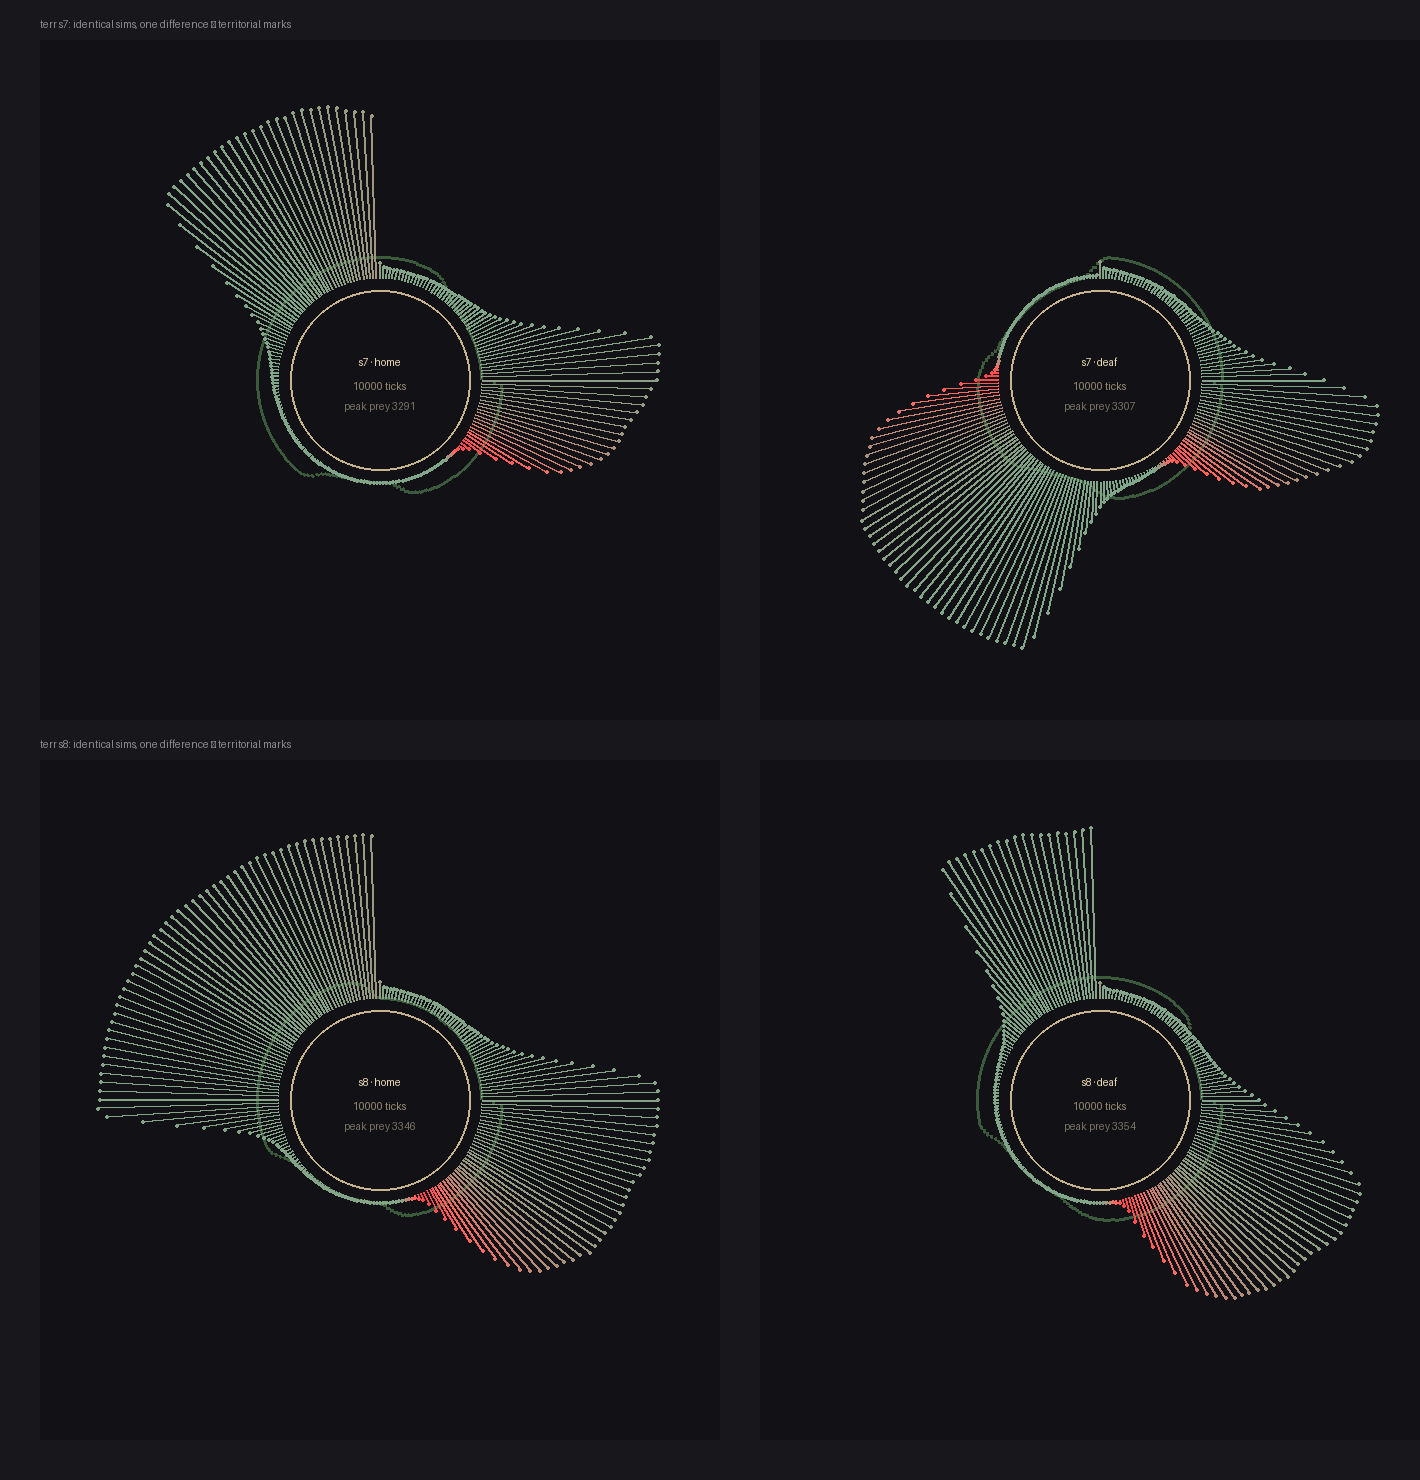

Reproduce this figure in Python.
"""runseal.py — печать конкретного прогона (Ex Libris эксперимента).

Named step from INTERESTS: each significant run gets a seal —
a procedural glyph built from its own metrics.

Design: a circular wreath. Each census tick maps to an angle;
prey population -> petal length (radial), predator count ->
petal warmth (red), food -> base ring thickness. Same layout,
same data -> same seal: the run is reproducible, so is its
stamp. Paired runs (terr home vs deaf — differ only in the
mark mechanic) produce paired seals where the visible
difference IS the experiment.

Output: runseal.png — paired seals for terr s7/s8 pairs.
"""

import csv
import math
import os
from PIL import Image, ImageDraw

R_IN, R_OUT = 90, 300
TILE = 2 * (R_OUT + 40)


def load(path):
    rows = list(csv.DictReader(open(path)))
    return rows


def seal(rows, label):
    """Rows -> tile image with the wreath + caption."""
    img = Image.new('RGB', (TILE, TILE), (18, 18, 22))
    dr = ImageDraw.Draw(img)
    cx = cy = TILE // 2
    n = len(rows)
    prey = [float(r['pop_prey']) for r in rows]
    pred = [float(r['pop_pred']) for r in rows]
    food = [float(r['food']) for r in rows]
    pmax = max(prey) or 1
    fmax = max(food) or 1
    prmax = max(pred) or 1

    # base ring — food level modulates thickness
    for i, f in enumerate(food):
        a0 = 2 * math.pi * i / n
        a1 = 2 * math.pi * (i + 1) / n
        r = R_IN + 8 + 26 * (f / fmax)
        dr.arc([cx - r, cy - r, cx + r, cy + r],
               math.degrees(a0), math.degrees(a1),
               fill=(60, 90, 60), width=3)

    # petals — prey population outward, predators tint
    for i in range(n):
        a = 2 * math.pi * i / n - math.pi / 2
        r0 = R_IN + 12
        r1 = R_IN + 12 + (R_OUT - R_IN - 30) * (prey[i] / pmax)
        warm = int(200 * pred[i] / prmax)
        col = (min(255, 120 + warm), 170 - warm // 2,
               140 - warm // 3)
        x0, y0 = cx + r0 * math.cos(a), cy + r0 * math.sin(a)
        x1, y1 = cx + r1 * math.cos(a), cy + r1 * math.sin(a)
        dr.line([x0, y0, x1, y1], fill=col, width=2)
        dr.ellipse([x1 - 1.5, y1 - 1.5, x1 + 1.5, y1 + 1.5],
                   fill=col)

    # hanko core: run label + tick span
    dr.ellipse([cx - R_IN, cy - R_IN, cx + R_IN, cy + R_IN],
               outline=(200, 180, 140), width=2)
    dr.text((cx, cy - 18), label, anchor='mm',
            fill=(235, 220, 180))
    dr.text((cx, cy + 6), f"{int(rows[-1]['tick'])} ticks",
            anchor='mm', fill=(150, 140, 120))
    dr.text((cx, cy + 26),
            f"peak prey {int(pmax)}",
            anchor='mm', fill=(120, 115, 100))
    return img


def main():
    base = os.path.join(os.path.dirname(__file__), '..', 'runs')
    pairs = [
        ('terr/s7_home.csv', 'terr/s7_deaf.csv', 's7'),
        ('terr/s8_home.csv', 'terr/s8_deaf.csv', 's8'),
    ]
    plate = Image.new('RGB', (2 * TILE + 60,
                              len(pairs) * TILE + 40 *
                              (len(pairs) + 1)), (24, 24, 28))
    dr = ImageDraw.Draw(plate)
    for row, (ha, da, tag) in enumerate(pairs):
        y = 40 + row * (TILE + 40)
        for col, (path, name) in enumerate(
                ((ha, 'home'), (da, 'deaf'))):
            img = seal(load(os.path.join(base, path)),
                       f'{tag} · {name}')
            plate.paste(img, (40 + col * (TILE + 40), y))
        dr.text((40, y - 22),
                f'terr {tag}: identical sims, one difference '
                f'— territorial marks', fill=(140, 140, 140))
    out = os.path.join(os.path.dirname(__file__), 'runseal.png')
    plate.save(out)
    print('saved', out)


if __name__ == '__main__':
    main()
